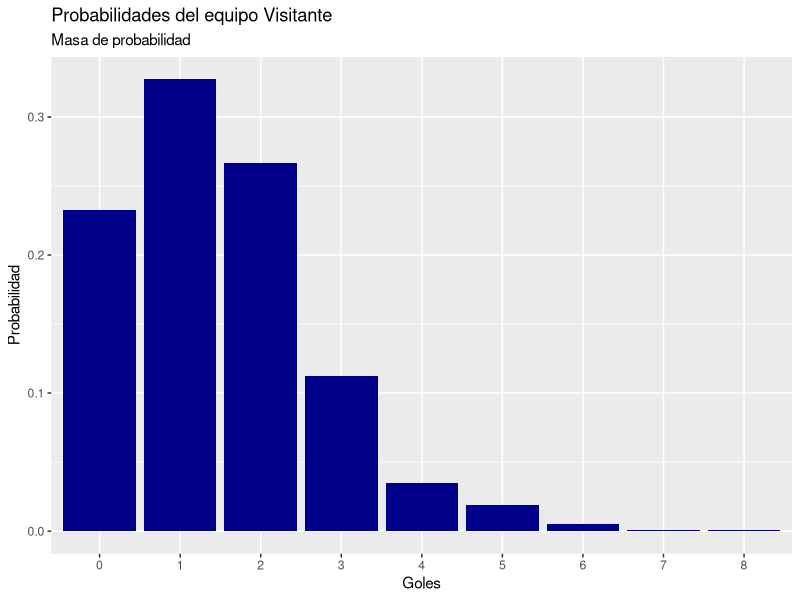
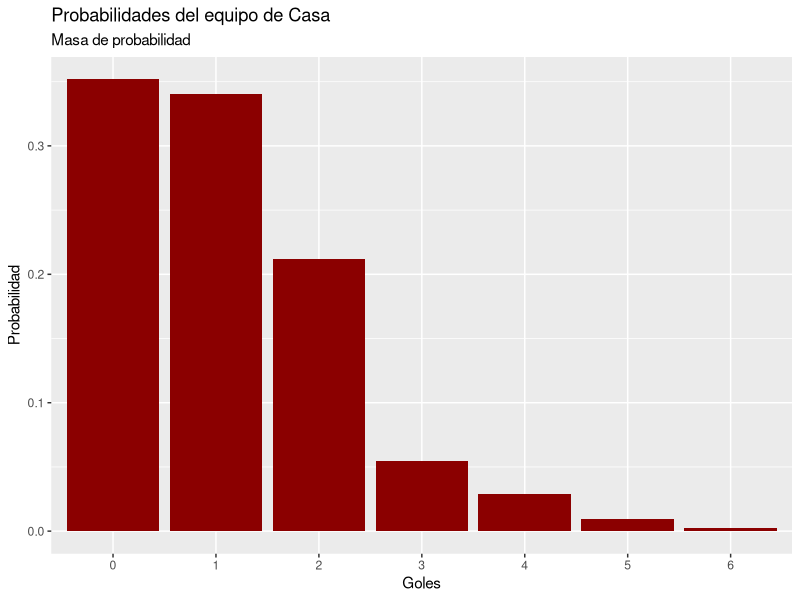
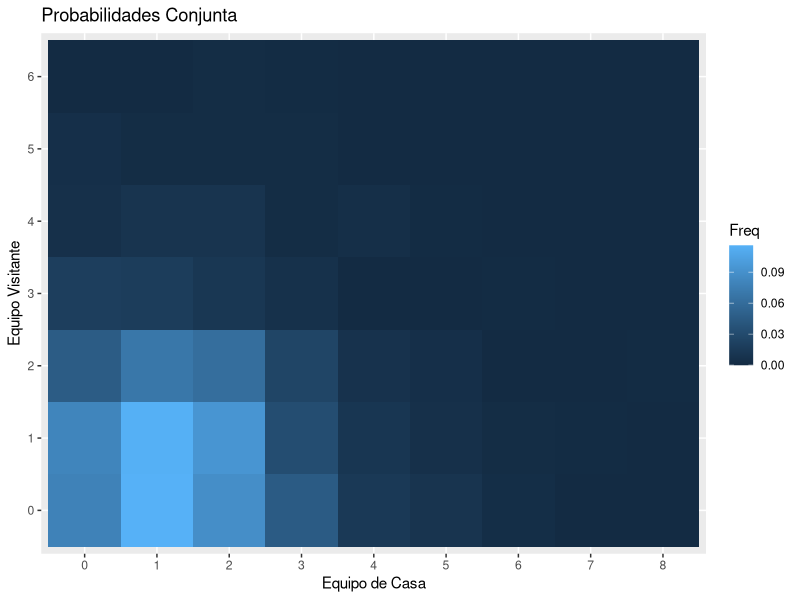

R code for these plots, in order:
#Con el último data frame obtenido en el postwork de la sesión 2, elabora tablas de frecuencias
#relativas para estimar las siguientes probabilidades:

#La probabilidad (marginal) de que el equipo que juega en casa anote x goles (x=0,1,2,)

#La probabilidad (marginal) de que el equipo que juega como visitante anote y goles (y=0,1,2,)

#La probabilidad (conjunta) de que el equipo que juega en casa anote x goles y el equipo que juega como visitante anote y goles (x=0,1,2,, y=0,1,2,)

#Realiza lo siguiente:
#Un gráfico de barras para las probabilidades marginales estimadas del número de goles que anota
#el equipo de casa
#Un gráfico de barras para las probabilidades marginales estimadas del número de goles que anota
#el equipo visitante.
#Un HeatMap para las probabilidades conjuntas estimadas de los números de goles que anotan
#el equipo de casa y el equipo visitante en un partido.

#Cargamos la base de datos
base<-read.csv("Partidos_primera_division.csv")

#La probabilidad (marginal) de que el equipo que juega en casa anote x goles (x=0,1,2,)
suppressMessages(library(knitr))

prop.table(table(base$FTHG))

#La probabilidad (marginal) de que el equipo que juega como visitante anote y goles (y=0,1,2,)
prop.table(table(base$FTAG))

#La probabilidad (conjunta) de que el equipo que juega en casa anote x goles y el
#equipo que juega como visitante anote y goles (x=0,1,2,, y=0,1,2,)
prop.table(table(base$FTHG,base$FTAG))

#Un gráfico de barras para las probabilidades marginales estimadas del número de goles que anota el equipo de casa:
suppressMessages(library(ggplot2))

dfH<-as.data.frame(prop.table(table(base$FTHG)))

ggplot(dfH,aes(Var1,Freq)) + 
  geom_bar(stat = "identity",fill='blue4')+scale_color_brewer(palette = "Set2") + 
  labs(title="Probabilidades del equipo Visitante", 
       subtitle = "Masa de probabilidad", 
       x="Goles",y="Probabilidad") + 
  theme(legend.position = "top")

#Un gráfico de barras para las probabilidades marginales estimadas del número de goles que
#anota el equipo visitante.
dfA<-as.data.frame(prop.table(table(base$FTAG)))
ggplot(dfA,aes(Var1,Freq)) + 
  geom_bar(stat = "identity",fill='darkred') + 
  scale_color_brewer(palette = "Set2") + 
  labs(title="Probabilidades del equipo de Casa", 
       subtitle = "Masa de probabilidad", 
       x="Goles",y="Probabilidad") + 
  theme(legend.position = "top")

#Un HeatMap para las probabilidades conjuntas estimadas de los números de goles que
#anotan el equipo de casa y el equipo visitante en un partido.
dfHA<-as.data.frame(prop.table(table(base$FTHG,base$FTAG)))
ggplot(dfHA,aes(Var1,Var2,fill=Freq)) + 
  geom_tile() + 
  labs(title="Probabilidades Conjunta", 
       x="Equipo de Casa",y="Equipo Visitante")
